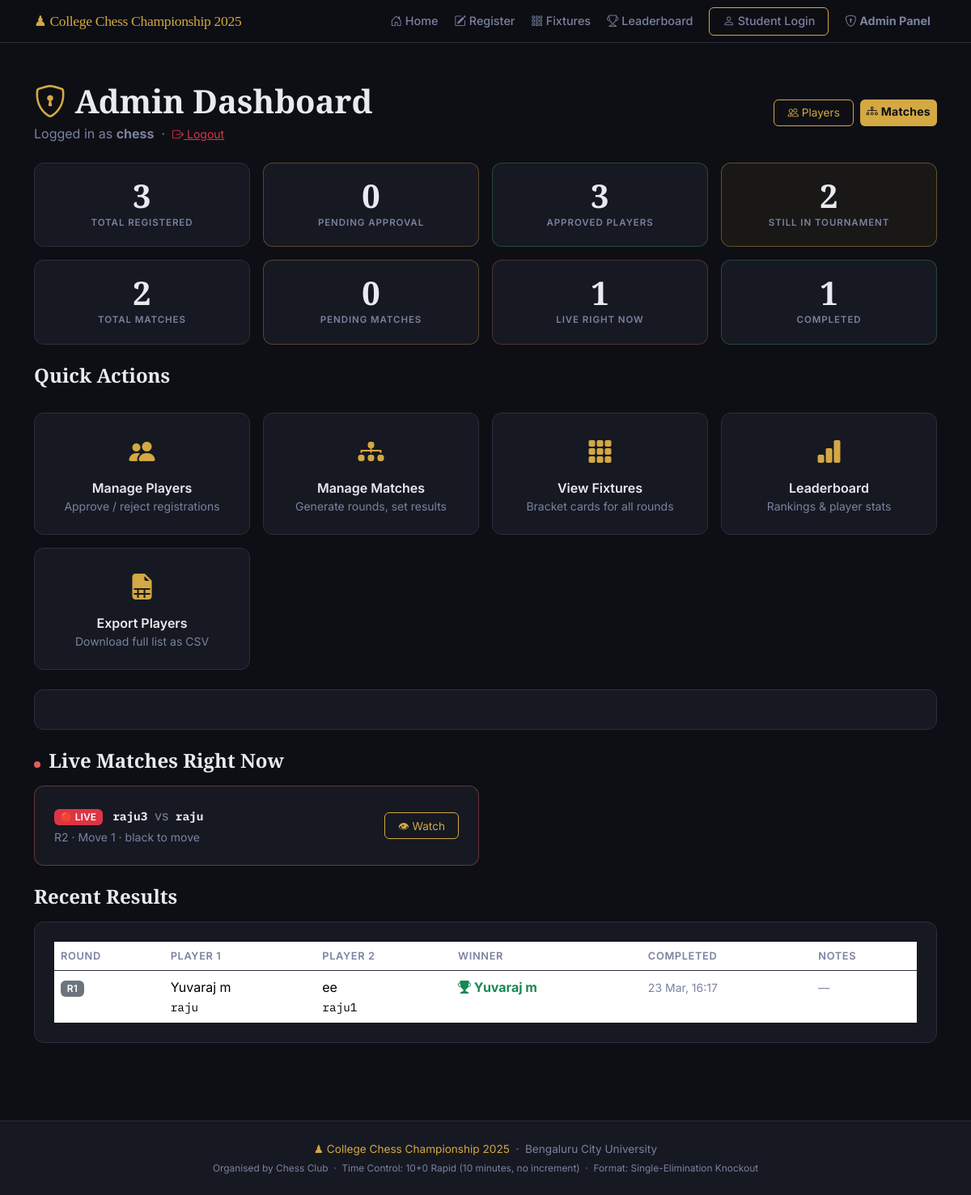
Screenshot of /admin/dashboard (signed in) with the database file from the repository.
### models.py (models this page shows, shortened)
class Match(db.Model):
    __tablename__ = "matches"
    id = db.Column(db.Integer, primary_key=True)
    round_number = db.Column(db.Integer, nullable=False)   # 1 = Round 1, 2 = QF, etc.
    round_label  = db.Column(db.String(50), nullable=True) # e.g. "Quarter-Final"
    player1_id = db.Column(db.Integer, db.ForeignKey("players.id"), nullable=False)
    player2_id = db.Column(db.Integer, db.ForeignKey("players.id"), nullable=True)
    winner_id = db.Column(db.Integer, db.ForeignKey("players.id"), nullable=True)
    status = db.Column(db.String(20), default="pending", nullable=False)
    created_at   = db.Column(db.DateTime, default=datetime.utcnow)
    completed_at = db.Column(db.DateTime, nullable=True)
    board_state   = db.Column(db.Text, nullable=True)       # JSON string of 8x8 board
    move_history  = db.Column(db.Text, default='[]')         # JSON array of move notations
    last_move     = db.Column(db.String(20), nullable=True)  # Last move in algebraic notation
    current_turn  = db.Column(db.String(10), default='white') # 'white' or 'black'
    move_count    = db.Column(db.Integer, default=0)          # Total moves played
    notes = db.Column(db.String(300), nullable=True)

class Player(db.Model):
    __tablename__ = "players"
    id = db.Column(db.Integer, primary_key=True)
    full_name      = db.Column(db.String(100), nullable=False)
    roll_number    = db.Column(db.String(50),  unique=True, nullable=False)
    chess_username = db.Column(db.String(50),  unique=True, nullable=False)
    whatsapp       = db.Column(db.String(20),  nullable=False)
    registered_at = db.Column(db.DateTime, default=datetime.utcnow)
    is_approved   = db.Column(db.Boolean, default=False)   # Admin must approve
    is_eliminated = db.Column(db.Boolean, default=False)   # Set True after a loss
    wins      = db.Column(db.Integer, default=0)   # Total match wins
    losses    = db.Column(db.Integer, default=0)   # Total match losses
    points    = db.Column(db.Integer, default=0)   # 1 per win, used for ranking
    bye_count = db.Column(db.Integer, default=0)   # Number of byes received
    matches_as_p1 = db.relationship(
        "Match", foreign_keys="Match.player1_id",
        backref="player1", lazy="dynamic"
    )
    matches_as_p2 = db.relationship(
        "Match", foreign_keys="Match.player2_id",
        backref="player2", lazy="dynamic"
    )
    matches_won = db.relationship(
        "Match", foreign_keys="Match.winner_id",
        backref="winner", lazy="dynamic"
    )

### app.py (the view)
    @app.route("/admin/dashboard")
    @admin_required
    def admin_dashboard():
        stats = {
            "total_registered": Player.query.count(),
            "pending_approval": Player.query.filter_by(is_approved=False).count(),
            "approved":         Player.query.filter_by(is_approved=True).count(),
            "eliminated":       Player.query.filter_by(is_eliminated=True).count(),
            "still_active":     Player.query.filter_by(is_approved=True, is_eliminated=False).count(),
            "total_matches":    Match.query.count(),
            "pending_matches":  Match.query.filter_by(status="pending").count(),
            "live_matches":     Match.query.filter_by(status="in_progress").count(),
            "completed_matches":Match.query.filter_by(status="completed").count(),
        }
        highest_round = db.session.query(db.func.max(Match.round_number)).scalar() or 0
        recent_results = Match.query.filter_by(status="completed")\
                                    .order_by(Match.completed_at.desc())\
                                    .limit(5).all()
        live_matches = Match.query.filter_by(status="in_progress").all()
        current_round_done = highest_round == 0 or all(
            m.status in ('completed', 'bye')
            for m in Match.query.filter_by(round_number=highest_round).all()
        )
        has_pending = Match.query.filter_by(round_number=highest_round, status='pending').count() > 0
        return render_template(
            "admin_dashboard.html",
            stats            = stats,
            current_round    = highest_round,
            recent_results   = recent_results,
            live_matches     = live_matches,
            current_round_done = current_round_done,
            has_pending      = has_pending,
        )

### templates/admin_dashboard.html (shortened to what this page needs)
{% extends "base.html" %}
{% block content %}
<section class="py-5">
  <div class="container">
    <div class="d-flex justify-content-between align-items-center mb-4">
      <div>
        <h1 class="chess-section-title mb-1">
          <i class="bi bi-shield-lock chess-gold"></i> Admin Dashboard
        </h1>
        <p class="text-muted mb-0">
          Logged in as <strong>{{ session.admin_username }}</strong>
          &nbsp;·&nbsp;
          <a href="{{ url_for('admin_logout') }}" class="text-danger small">
            <i class="bi bi-box-arrow-right"></i> Logout
          </a>
        </p>
      </div>
      <div class="d-flex gap-2">
        <a href="{{ url_for('admin_players') }}" class="btn chess-btn-outline btn-sm">
          <i class="bi bi-people"></i> Players
        </a>
        <a href="{{ url_for('admin_matches') }}" class="btn chess-btn-primary btn-sm">
          <i class="bi bi-diagram-3"></i> Matches
        </a>
      </div>
    </div>
    <div class="row g-3 mb-4">
      <div class="col-6 col-md-3">
        <div class="chess-stat-tile">
          <div class="chess-stat-tile-number">{{ stats.total_registered }}</div>
          <div class="chess-stat-tile-label">Total Registered</div>
        </div>
      </div>
      <div class="col-6 col-md-3">
        <div class="chess-stat-tile warning">
          <div class="chess-stat-tile-number">{{ stats.pending_approval }}</div>
          <div class="chess-stat-tile-label">Pending Approval</div>
        </div>
      </div>
      <div class="col-6 col-md-3">
        <div class="chess-stat-tile success">
          <div class="chess-stat-tile-number">{{ stats.approved }}</div>
          <div class="chess-stat-tile-label">Approved Players</div>
        </div>
      </div>
      <div class="col-6 col-md-3">
        <div class="chess-stat-tile gold">
          <div class="chess-stat-tile-number">{{ stats.still_active }}</div>
          <div class="chess-stat-tile-label">Still In Tournament</div>
        </div>
      </div>
      <div class="col-6 col-md-3">
        <div class="chess-stat-tile">
          <div class="chess-stat-tile-number">{{ stats.total_matches }}</div>
          <div class="chess-stat-tile-label">Total Matches</div>
        </div>
      </div>
      <div class="col-6 col-md-3">
        <div class="chess-stat-tile warning">
          <div class="chess-stat-tile-number">{{ stats.pending_matches }}</div>
          <div class="chess-stat-tile-label">Pending Matches</div>
        </div>
      </div>
      <div class="col-6 col-md-3">
        <div class="chess-stat-tile danger">
          <div class="chess-stat-tile-number">{{ stats.live_matches }}</div>
          <div class="chess-stat-tile-label">Live Right Now</div>
        </div>
      </div>
      <div class="col-6 col-md-3">
        <div class="chess-stat-tile success">
          <div class="chess-stat-tile-number">{{ stats.completed_matches }}</div>
          <div class="chess-stat-tile-label">Completed</div>
        </div>
      </div>
    </div>
    <div class="row g-3 mb-4">
      <div class="col-12">
        <h4 class="chess-section-title mb-3">Quick Actions</h4>
      </div>
      <div class="col-6 col-md-3">
        <a href="{{ url_for('admin_players') }}" class="chess-action-tile">
          <i class="bi bi-people-fill fs-2"></i>
          <div class="mt-2 fw-semibold">Manage Players</div>
          <div class="small text-muted">Approve / reject registrations</div>
        </a>
      </div>
      <div class="col-6 col-md-3">
        <a href="{{ url_for('admin_matches') }}" class="chess-action-tile">
          <i class="bi bi-diagram-3-fill fs-2"></i>
          <div class="mt-2 fw-semibold">Manage Matches</div>
          <div class="small text-muted">Generate rounds, set results</div>
        </a>
      </div>
      <div class="col-6 col-md-3">
        <a href="{{ url_for('fixtures') }}" class="chess-action-tile">
          <i class="bi bi-grid-3x3-gap-fill fs-2"></i>
          <div class="mt-2 fw-semibold">View Fixtures</div>
          <div class="small text-muted">Bracket cards for all rounds</div>
        </a>
      </div>
      <div class="col-6 col-md-3">
        <a href="{{ url_for('leaderboard') }}" class="chess-action-tile">
          <i class="bi bi-bar-chart-fill fs-2"></i>
          <div class="mt-2 fw-semibold">Leaderboard</div>
          <div class="small text-muted">Rankings &amp; player stats</div>
        </a>
      </div>
      <div class="col-6 col-md-3">
        <a href="{{ url_for('admin_export_players') }}" class="chess-action-tile">
          <i class="bi bi-file-earmark-spreadsheet-fill fs-2"></i>
          <div class="mt-2 fw-semibold">Export Players</div>
          <div class="small text-muted">Download full list as CSV</div>
        </a>
      </div>
    </div>
    {% if current_round > 0 %}
    <div class="chess-card mb-4">
    </div>
    {% endif %}
    {% if live_matches %}
    <h4 class="chess-section-title mb-3">
      <span class="live-dot-inline"></span> Live Matches Right Now
    </h4>
    <div class="row g-3 mb-4">
      {% for m in live_matches %}
      <div class="col-md-6">
        <div class="chess-card d-flex align-items-center justify-content-between" style="border-color:rgba(224,92,92,0.4)">
          <div>
            <span class="badge bg-danger me-2" style="animation:pulse 1.5s infinite">🔴 LIVE</span>
            <strong class="chess-mono">{{ m.player1.chess_username }}</strong>
            <span class="text-muted mx-1">vs</span>
            <strong class="chess-mono">{{ m.player2.chess_username if m.player2 else 'BYE' }}</strong>
            <div class="small text-muted mt-1">
              R{{ m.round_number }} · Move {{ m.move_count or 0 }} · {{ m.current_turn or 'white' | capitalize }} to move
            </div>
          </div>
          <a href="{{ url_for('admin_watch', match_id=m.id) }}" class="btn chess-btn-outline btn-sm">
            👁 Watch
          </a>
        </div>
      </div>
      {% endfor %}
    </div>
    {% endif %}
    {% if recent_results %}
    <h4 class="chess-section-title mb-3">Recent Results</h4>
    <div class="chess-card">
      <div class="table-responsive">
        <table class="table table-borderless chess-table mb-0">
          <thead>
            <tr>
              <th>Round</th>
              <th>Player 1</th>
              <th>Player 2</th>
              <th>Winner</th>
              <th>Completed</th>
              <th>Notes</th>
            </tr>
          </thead>
          <tbody>
            {% for m in recent_results %}
            <tr>
              <td><span class="badge bg-secondary">R{{ m.round_number }}</span></td>
              <td>
                {{ m.player1.full_name }}<br/>
                <span class="chess-mono small">{{ m.player1.chess_username }}</span>
              </td>
              <td>
                {% if m.player2 %}
                  {{ m.player2.full_name }}<br/>
                  <span class="chess-mono small">{{ m.player2.chess_username }}</span>
                {% else %}
                  <em class="text-muted">BYE</em>
                {% endif %}
              </td>
              <td>
                {% if m.winner %}
                  <span class="text-success fw-bold">
                    <i class="bi bi-trophy-fill"></i> {{ m.winner.full_name }}
                  </span>
                {% endif %}
              </td>
              <td>
                <small class="text-muted">
                  {% if m.completed_at %}
                    {{ m.completed_at.strftime('%d %b, %H:%M') }}
                  {% endif %}
                </small>
              </td>
              <td><small class="text-muted">{{ m.notes or '—' }}</small></td>
            </tr>
            {% endfor %}
          </tbody>
        </table>
      </div>
    </div>
    {% else %}
    <div class="chess-card text-center py-4 text-muted">
      <i class="bi bi-hourglass fs-2"></i>
      <p class="mt-2 mb-0">No matches completed yet.</p>
    </div>
    {% endif %}
  </div>
</section>
{% endblock %}

### templates/base.html (shortened to what this page needs)
<!DOCTYPE html>
<html lang="en">
<head>
  <link rel="stylesheet"
        href="https://cdn.jsdelivr.net/npm/bootstrap@5.3.3/dist/css/bootstrap.min.css" />
  <link rel="stylesheet"
        href="https://cdn.jsdelivr.net/npm/bootstrap-icons@1.11.3/font/bootstrap-icons.min.css" />
  <link rel="stylesheet" href="{{ url_for('static', filename='css/style.css') }}" />
</head>
<body>
  <nav class="navbar navbar-expand-lg navbar-dark chess-navbar sticky-top">
    <div class="container">
      <a class="navbar-brand chess-brand" href="{{ url_for('index') }}">
        ♟ {{ tournament_name }}
      </a>
      <div class="collapse navbar-collapse" id="navMenu">
        <ul class="navbar-nav ms-auto align-items-lg-center gap-1">
          <li class="nav-item">
            <a class="nav-link" href="{{ url_for('index') }}">
              <i class="bi bi-house-door"></i> Home
            </a>
          </li>
          <li class="nav-item">
            <a class="nav-link" href="{{ url_for('register') }}">
              <i class="bi bi-pencil-square"></i> Register
            </a>
          </li>
          <li class="nav-item">
            <a class="nav-link" href="{{ url_for('fixtures') }}">
              <i class="bi bi-grid-3x3-gap"></i> Fixtures
            </a>
          </li>
          <li class="nav-item">
            <a class="nav-link" href="{{ url_for('leaderboard') }}">
              <i class="bi bi-trophy"></i> Leaderboard
            </a>
          </li>
          {% if session.get('student_roll') %}
            <li class="nav-item">
              <a class="nav-link" href="{{ url_for('student_dashboard') }}">
                <i class="bi bi-person-circle"></i> My Dashboard
              </a>
            </li>
            <li class="nav-item">
              <a class="nav-link text-warning" href="{{ url_for('student_logout') }}">
                <i class="bi bi-box-arrow-right"></i> Log Out
              </a>
            </li>
          {% else %}
            <li class="nav-item">
              <a class="nav-link chess-btn-outline btn btn-sm ms-2"
                 href="{{ url_for('student_login') }}">
                <i class="bi bi-person"></i> Student Login
              </a>
            </li>
          {% endif %}
          {% if session.get('admin_logged_in') %}
            <li class="nav-item">
              <a class="nav-link btn btn-sm btn-warning ms-2 text-dark fw-bold"
                 href="{{ url_for('admin_dashboard') }}">
                <i class="bi bi-shield-lock"></i> Admin Panel
              </a>
            </li>
          {% endif %}
        </ul>
      </div>
    </div>
  </nav>
  <main>
    {% block content %}{% endblock %}
  </main>
  <footer class="chess-footer mt-5 py-4">
    <div class="container text-center">
      <p class="mb-1">
        <span class="chess-gold">♟ {{ tournament_name }}</span>
        &nbsp;·&nbsp; {{ college_name }}
      </p>
      <p class="text-muted small mb-0">
        Organised by {{ organizer_name }}
        &nbsp;·&nbsp;
        Time Control: {{ time_control }}
        &nbsp;·&nbsp;
        Format: {{ tournament_format }}
      </p>
    </div>
  </footer>
</body>
</html>

### rows the page displays
Match: player1.chess_username "raju3", player2 "raju", round_number "2", move_count "1", current_turn "black"
Match: round_number "1", player1.full_name "Yuvaraj m", player1.chess_username "raju", player2.full_name "ee", player2.chess_username "raju1", winner.full_name "Yuvaraj m", completed_at "23 Mar, 16:17", notes "—"

### other values shown
{{ tournament_name }} "College Chess Championship 2025"
{{ session.admin_username }} "chess"
{{ stats.total_registered }} "3"
{{ stats.pending_approval }} "0"
{{ stats.approved }} "3"
{{ stats.still_active }} "2"
{{ stats.total_matches }} "2"
{{ stats.pending_matches }} "0"
{{ stats.live_matches }} "1"
{{ stats.completed_matches }} "1"
{{ college_name }} "Bengaluru City University"
{{ organizer_name }} "Chess Club"
{{ time_control }} "10+0 Rapid (10 minutes, no increment)"
{{ tournament_format }} "Single-Elimination Knockout"
